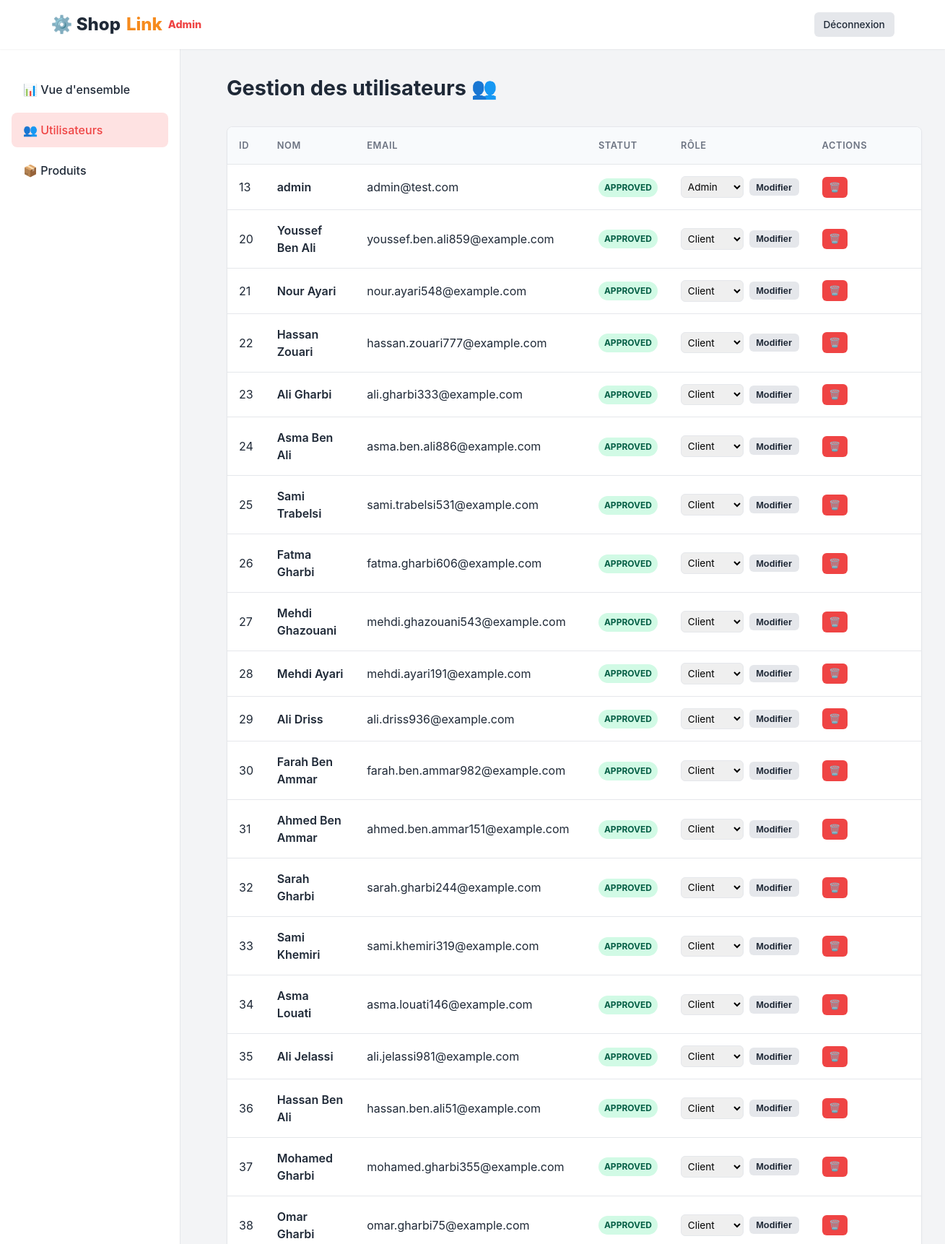
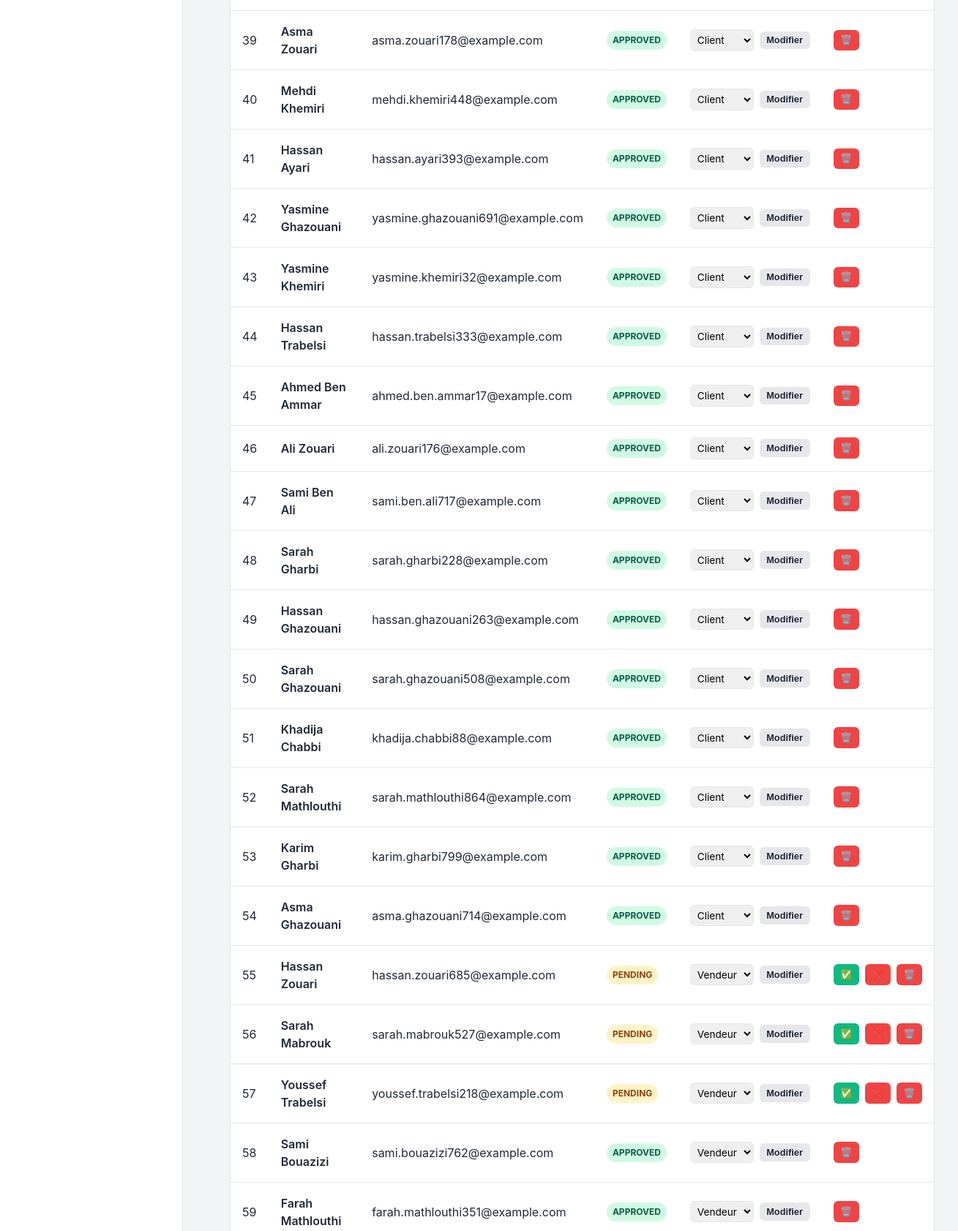
Screenshot of /public/index.php?page=users (signed in, upper part) with the database file from the repository (2 pictures, top to bottom).
### tables this page shows
CREATE TABLE `users` (
  `id` int(11) NOT NULL,
  `nom` varchar(100) NOT NULL,
  `email` varchar(100) NOT NULL,
  `password` varchar(255) NOT NULL,
  `role` enum('client','vendeur','livreur','admin') NOT NULL,
  `ville` varchar(100) NOT NULL,
  `created_at` timestamp NOT NULL DEFAULT current_timestamp(),
  `status` enum('pending','approved','rejected') DEFAULT 'pending',
  `telephone` varchar(20) DEFAULT NULL,
  `cin` varchar(50) DEFAULT NULL
);

### app/views/admin/users.php (the view, shortened to what this page needs)
<!DOCTYPE html>
<html lang="fr">
<head>
    <link rel="stylesheet" href="/ShopLink/public/style.css">
</head>
<body>
    <nav class="navbar">
        <div class="navbar-container">
            <a href="index.php?page=admin_dashboard" class="navbar-brand">⚙️ Shop<span>Link</span> <small style="color: var(--danger); font-size: 0.9rem;">Admin</small></a>
            <div class="navbar-nav">
                <a href="/ShopLink/app/controllers/AuthController.php?logout=1" class="btn btn-secondary" style="padding: 0.4rem 0.8rem; font-size: 0.85rem;">Déconnexion</a>
            </div>
        </div>
    </nav>
    <div class="dashboard-grid">
        <aside class="sidebar">
            <ul class="sidebar-menu">
                <li><a href="index.php?page=admin_dashboard">📊 Vue d'ensemble</a></li>
                <li><a href="index.php?page=users" style="background: #fee2e2; color: var(--danger);">👥 Utilisateurs</a></li>
                <li><a href="index.php?page=produits">📦 Produits</a></li>
            </ul>
        </aside>
        <main class="dashboard-content">
            <div class="page-header">
                <h1 class="page-title">Gestion des utilisateurs 👥</h1>
            </div>
            <div class="card" style="padding: 0; overflow: hidden;">
                <div class="table-responsive">
                    <table class="table">
                        <thead>
                            <tr>
                                <th>ID</th>
                                <th>Nom</th>
                                <th>Email</th>
                                <th>Statut</th>
                                <th>Rôle</th>
                                <th>Actions</th>
                            </tr>
                        </thead>
                        <tbody>
                            <?php while ($u = $users->fetch_assoc()) { ?>
                                <tr>
                                    <td><?= $u['id']; ?></td>
                                    <td style="font-weight: 600;"><?= htmlspecialchars($u['nom']); ?></td>
                                    <td><?= htmlspecialchars($u['email']); ?></td>
                                    <td>
                                        <?php
                                        $statusClass = 'badge-success';
                                        if ($u['status'] === 'pending') $statusClass = 'badge-pending';
                                        ?>
                                        <span class="badge <?= $statusClass ?>"><?= $u['status']; ?></span>
                                    </td>
                                    <td>
                                        <form method="POST" action="/ShopLink/app/controllers/UserController.php" style="display: flex; gap: 0.5rem; align-items: center;">
                                            <select name="role" class="form-control" style="padding: 0.3rem; font-size: 0.85rem; width: auto;">
                                                <option value="client" <?= $u['role'] == 'client' ? 'selected' : '' ?>>Client</option>
                                                <option value="vendeur" <?= $u['role'] == 'vendeur' ? 'selected' : '' ?>>Vendeur</option>
                                                <option value="admin" <?= $u['role'] == 'admin' ? 'selected' : '' ?>>Admin</option>
                                            </select>
                                            <button type="submit" name="update_role" class="btn btn-secondary" style="padding: 0.3rem 0.6rem; font-size: 0.8rem;">Modifier</button>
                                        </form>
                                    </td>
                                    <td>
                                        <div style="display: flex; gap: 0.5rem; align-items: center;">
                                            <?php if ($u['status'] == 'pending'): ?>
                                                <a href="/ShopLink/app/controllers/AdminController.php?approve=<?= $u['id']; ?>" class="btn btn-success" style="padding: 0.3rem 0.6rem; font-size: 0.8rem;">✅</a>
                                                <a href="/ShopLink/app/controllers/AdminController.php?reject=<?= $u['id']; ?>" class="btn btn-danger" style="padding: 0.3rem 0.6rem; font-size: 0.8rem;">❌</a>
                                            <?php endif; ?>
                                            <a href="/ShopLink/app/controllers/UserController.php?delete=<?= $u['id']; ?>" class="btn btn-danger" style="padding: 0.3rem 0.6rem; font-size: 0.8rem;" onclick="return confirm('Êtes-vous sûr de vouloir supprimer cet utilisateur ?');">
                                                🗑️
                                            </a>
                                        </div>
                                    </td>
                                </tr>
                            <?php } ?>
                        </tbody>
                    </table>
                </div>
            </div>
        </main>
    </div>
</body>
</html>

### public/style.css (style rules this page uses)
:root { --primary: #f68b1e; --primary-hover: #e07b1a; --secondary: #2563eb; --secondary-hover: #1d4ed8; --danger: #ef4444; --danger-hover: #dc2626; --success: #10b981; --bg-color: #f3f4f6; --surface: #ffffff; --text-main: #1f2937; --text-muted: #6b7280; --border-color: #e5e7eb; --shadow-sm: 0 1px 2px 0 rgba(0, 0, 0, 0.05); --shadow-md: 0 4px 6px -1px rgba(0, 0, 0, 0.1), 0 2px 4px -1px rgba(0, 0, 0, 0.06); --shadow-lg: 0 10px 15px -3px rgba(0, 0, 0, 0.1), 0 4px 6px -2px rgba(0, 0, 0, 0.05); --radius: 8px; }
* { box-sizing: border-box; margin: 0; padding: 0; }
body { font-family: -apple-system, BlinkMacSystemFont, "Segoe UI", Roboto, "Helvetica Neue", Arial, sans-serif; background-color: var(--bg-color); color: var(--text-main); line-height: 1.5; }
a { color: var(--secondary); text-decoration: none; transition: color 0.2s; }
.navbar { background-color: var(--surface); box-shadow: var(--shadow-sm); position: sticky; top: 0; z-index: 50; }
.navbar-container { max-width: 1200px; margin: 0 auto; padding: 1rem; display: flex; justify-content: space-between; align-items: center; }
.navbar-brand { font-size: 1.5rem; font-weight: 800; color: var(--text-main); text-decoration: none !important; display: flex; align-items: center; gap: 0.5rem; }
.navbar-brand span { color: var(--primary); }
.navbar-nav { display: flex; align-items: center; gap: 1.5rem; }
.navbar-nav a { color: var(--text-main); font-weight: 500; text-decoration: none !important; }
.page-header { display: flex; justify-content: space-between; align-items: center; margin-bottom: 2rem; flex-wrap: wrap; gap: 1rem; }
.page-title { font-size: 1.8rem; font-weight: 700; color: var(--text-main); }
.card { background-color: var(--surface); border-radius: var(--radius); box-shadow: var(--shadow-sm); padding: 1.5rem; margin-bottom: 1.5rem; border: 1px solid var(--border-color); }
.btn { display: inline-flex; align-items: center; justify-content: center; padding: 0.6rem 1.2rem; border-radius: 6px; font-weight: 600; font-size: 0.95rem; cursor: pointer; border: none; transition: all 0.2s; text-decoration: none !important; }
.btn-secondary { background-color: #e5e7eb; color: var(--text-main) !important; }
.btn-danger { background-color: var(--danger); color: white !important; }
.btn-success { background-color: var(--success); color: white !important; }
.form-control { width: 100%; padding: 0.6rem 0.8rem; border: 1px solid var(--border-color); border-radius: 6px; font-size: 1rem; transition: border-color 0.2s, box-shadow 0.2s; outline: none; font-family: inherit; }
.table-responsive { overflow-x: auto; }
.table { width: 100%; border-collapse: collapse; margin-bottom: 1rem; }
.table th, .table td { padding: 1rem; text-align: left; border-bottom: 1px solid var(--border-color); }
.table th { background-color: #f8fafc; font-weight: 600; color: var(--text-muted); text-transform: uppercase; font-size: 0.8rem; letter-spacing: 0.05em; }
.badge { display: inline-block; padding: 0.25rem 0.5rem; font-size: 0.75rem; font-weight: 700; border-radius: 9999px; text-transform: uppercase; }
.badge-pending { background-color: #fef3c7; color: #92400e; }
.badge-success { background-color: #d1fae5; color: #065f46; }
.dashboard-grid { display: grid; grid-template-columns: 250px 1fr; gap: 2rem; min-height: calc(100vh - 64px); }
.sidebar { background: var(--surface); border-right: 1px solid var(--border-color); padding: 2rem 1rem; }
.sidebar-menu { list-style: none; padding: 0; display: flex; flex-direction: column; gap: 0.5rem; }
.sidebar-menu a { display: block; padding: 0.75rem 1rem; border-radius: var(--radius); color: var(--text-main); font-weight: 500; text-decoration: none; transition: all 0.2s; }
.dashboard-content { padding: 2rem; }

### app/views/admin/users.php (style rules this page uses)
.dashboard-grid { display: grid; grid-template-columns: 250px 1fr; gap: 2rem; min-height: calc(100vh - 64px); }
.sidebar { background: var(--surface); border-right: 1px solid var(--border-color); padding: 2rem 1rem; }
.sidebar-menu { list-style: none; padding: 0; display: flex; flex-direction: column; gap: 0.5rem; }
.sidebar-menu a { display: block; padding: 0.75rem 1rem; border-radius: var(--radius); color: var(--text-main); font-weight: 500; transition: all 0.2s; }
.dashboard-content { padding: 2rem; }

### rows the page displays
users: id "13", nom "admin", email "admin@test.com", status "APPROVED", role "Admin"
users: id "20", nom "Youssef Ben Ali", email "youssef.ben.ali859@example.com", status "APPROVED", role "Client"
users: id "21", nom "Nour Ayari", email "nour.ayari548@example.com", status "APPROVED", role "Client"
users: id "22", nom "Hassan Zouari", email "hassan.zouari777@example.com", status "APPROVED", role "Client"
users: id "23", nom "Ali Gharbi", email "ali.gharbi333@example.com", status "APPROVED", role "Client"
users: id "24", nom "Asma Ben Ali", email "asma.ben.ali886@example.com", status "APPROVED", role "Client"
users: id "25", nom "Sami Trabelsi", email "sami.trabelsi531@example.com", status "APPROVED", role "Client"
users: id "26", nom "Fatma Gharbi", email "fatma.gharbi606@example.com", status "APPROVED", role "Client"
users: id "27", nom "Mehdi Ghazouani", email "mehdi.ghazouani543@example.com", status "APPROVED", role "Client"
users: id "28", nom "Mehdi Ayari", email "mehdi.ayari191@example.com", status "APPROVED", role "Client"
users: id "29", nom "Ali Driss", email "ali.driss936@example.com", status "APPROVED", role "Client"
users: id "30", nom "Farah Ben Ammar", email "farah.ben.ammar982@example.com", status "APPROVED", role "Client"
users: id "31", nom "Ahmed Ben Ammar", email "ahmed.ben.ammar151@example.com", status "APPROVED", role "Client"
users: id "32", nom "Sarah Gharbi", email "sarah.gharbi244@example.com", status "APPROVED", role "Client"
users: id "33", nom "Sami Khemiri", email "sami.khemiri319@example.com", status "APPROVED", role "Client"
users: id "34", nom "Asma Louati", email "asma.louati146@example.com", status "APPROVED", role "Client"
users: id "35", nom "Ali Jelassi", email "ali.jelassi981@example.com", status "APPROVED", role "Client"
users: id "36", nom "Hassan Ben Ali", email "hassan.ben.ali51@example.com", status "APPROVED", role "Client"
users: id "37", nom "Mohamed Gharbi", email "mohamed.gharbi355@example.com", status "APPROVED", role "Client"
users: id "38", nom "Omar Gharbi", email "omar.gharbi75@example.com", status "APPROVED", role "Client"
users: id "39", nom "Asma Zouari", email "asma.zouari178@example.com", status "APPROVED", role "Client"
users: id "40", nom "Mehdi Khemiri", email "mehdi.khemiri448@example.com", status "APPROVED", role "Client"
users: id "41", nom "Hassan Ayari", email "hassan.ayari393@example.com", status "APPROVED", role "Client"
users: id "42", nom "Yasmine Ghazouani", email "yasmine.ghazouani691@example.com", status "APPROVED", role "Client"
users: id "43", nom "Yasmine Khemiri", email "yasmine.khemiri32@example.com", status "APPROVED", role "Client"
users: id "44", nom "Hassan Trabelsi", email "hassan.trabelsi333@example.com", status "APPROVED", role "Client"
users: id "45", nom "Ahmed Ben Ammar", email "ahmed.ben.ammar17@example.com", status "APPROVED", role "Client"
users: id "46", nom "Ali Zouari", email "ali.zouari176@example.com", status "APPROVED", role "Client"
users: id "47", nom "Sami Ben Ali", email "sami.ben.ali717@example.com", status "APPROVED", role "Client"
users: id "48", nom "Sarah Gharbi", email "sarah.gharbi228@example.com", status "APPROVED", role "Client"
users: id "49", nom "Hassan Ghazouani", email "hassan.ghazouani263@example.com", status "APPROVED", role "Client"
users: id "50", nom "Sarah Ghazouani", email "sarah.ghazouani508@example.com", status "APPROVED", role "Client"
users: id "51", nom "Khadija Chabbi", email "khadija.chabbi88@example.com", status "APPROVED", role "Client"
users: id "52", nom "Sarah Mathlouthi", email "sarah.mathlouthi864@example.com", status "APPROVED", role "Client"
users: id "53", nom "Karim Gharbi", email "karim.gharbi799@example.com", status "APPROVED", role "Client"
users: id "54", nom "Asma Ghazouani", email "asma.ghazouani714@example.com", status "APPROVED", role "Client"
users: id "55", nom "Hassan Zouari", email "hassan.zouari685@example.com", status "PENDING", role "Vendeur"
users: id "56", nom "Sarah Mabrouk", email "sarah.mabrouk527@example.com", status "PENDING", role "Vendeur"
users: id "57", nom "Youssef Trabelsi", email "youssef.trabelsi218@example.com", status "PENDING", role "Vendeur"
users: id "58", nom "Sami Bouazizi", email "sami.bouazizi762@example.com", status "APPROVED", role "Vendeur"
users: id "59", nom "Farah Mathlouthi", email "farah.mathlouthi351@example.com", status "APPROVED", role "Vendeur"
